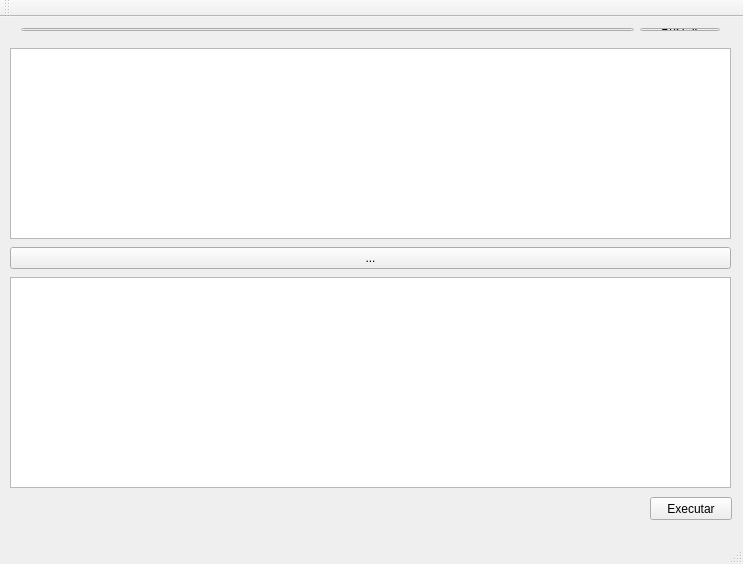
<?xml version="1.0" encoding="UTF-8"?>
<ui version="4.0">
 <class>MainWindow</class>
 <widget class="QMainWindow" name="MainWindow">
  <property name="geometry">
   <rect>
    <x>0</x>
    <y>0</y>
    <width>743</width>
    <height>564</height>
   </rect>
  </property>
  <property name="windowTitle">
   <string>Lab Manager</string>
  </property>
  <widget class="QWidget" name="centralWidget">
   <widget class="QToolButton" name="labList">
    <property name="geometry">
     <rect>
      <x>10</x>
      <y>230</y>
      <width>721</width>
      <height>22</height>
     </rect>
    </property>
    <property name="text">
     <string>...</string>
    </property>
   </widget>
   <widget class="QListWidget" name="pcList">
    <property name="geometry">
     <rect>
      <x>10</x>
      <y>260</y>
      <width>721</width>
      <height>211</height>
     </rect>
    </property>
   </widget>
   <widget class="QWidget" name="horizontalLayoutWidget">
    <property name="geometry">
     <rect>
      <x>10</x>
      <y>0</y>
      <width>721</width>
      <height>25</height>
     </rect>
    </property>
    <layout class="QHBoxLayout" name="horizontalLayout">
     <item>
      <widget class="QLineEdit" name="findScript"/>
     </item>
     <item>
      <widget class="QPushButton" name="findButton">
       <property name="text">
        <string>Buscar</string>
       </property>
      </widget>
     </item>
    </layout>
   </widget>
   <widget class="QListWidget" name="scriptList">
    <property name="geometry">
     <rect>
      <x>10</x>
      <y>31</y>
      <width>721</width>
      <height>191</height>
     </rect>
    </property>
   </widget>
   <widget class="QPushButton" name="runButton">
    <property name="geometry">
     <rect>
      <x>650</x>
      <y>480</y>
      <width>82</width>
      <height>23</height>
     </rect>
    </property>
    <property name="text">
     <string>Executar</string>
    </property>
   </widget>
  </widget>
  <widget class="QMenuBar" name="menuBar">
   <property name="geometry">
    <rect>
     <x>0</x>
     <y>0</y>
     <width>743</width>
     <height>20</height>
    </rect>
   </property>
  </widget>
  <widget class="QToolBar" name="mainToolBar">
   <attribute name="toolBarArea">
    <enum>TopToolBarArea</enum>
   </attribute>
   <attribute name="toolBarBreak">
    <bool>false</bool>
   </attribute>
  </widget>
  <widget class="QStatusBar" name="statusBar"/>
 </widget>
 <layoutdefault spacing="6" margin="11"/>
 <resources/>
 <connections/>
</ui>
